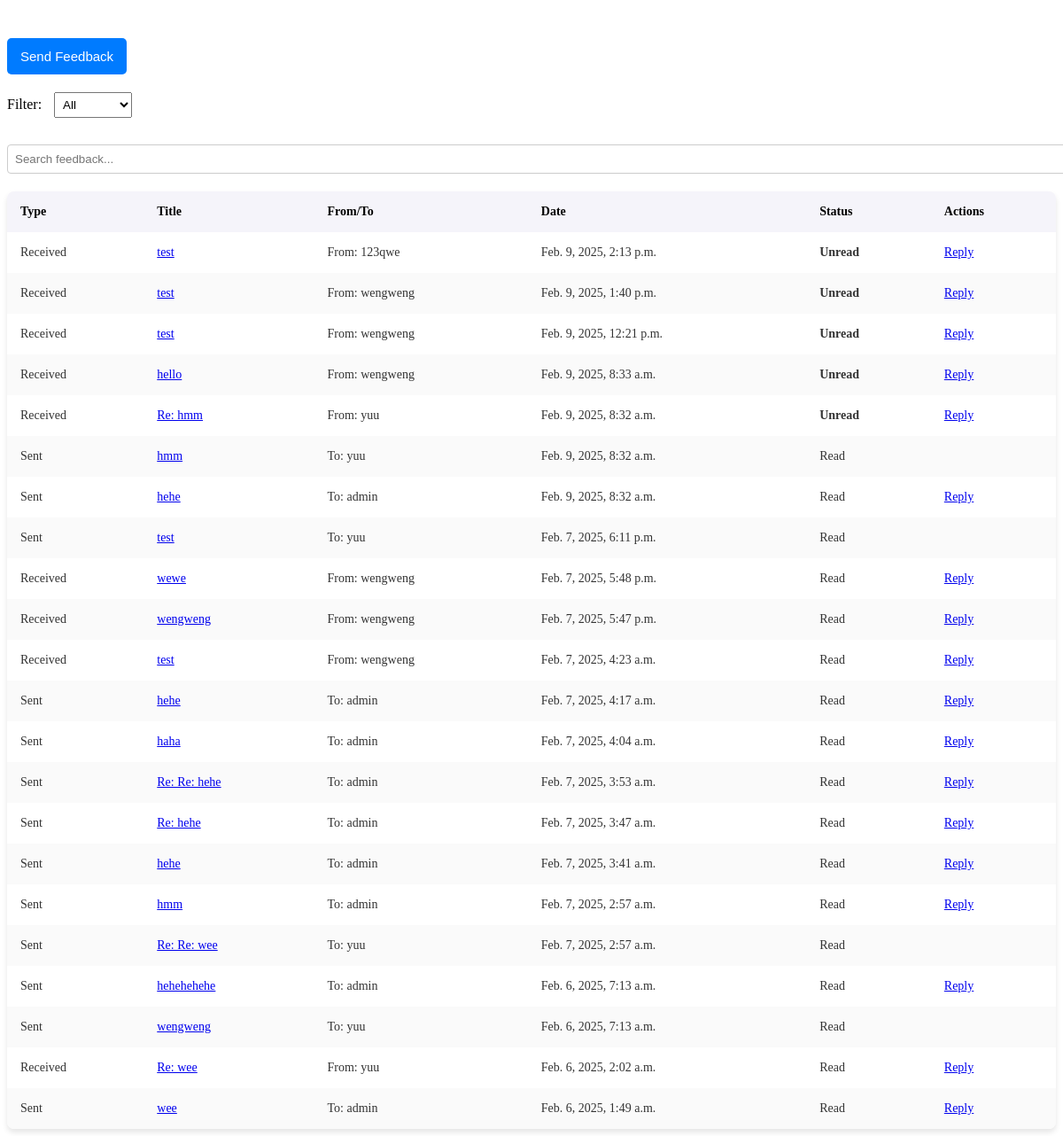
/feedbacks/ (signed in), run on an earlier commit of the app's database.
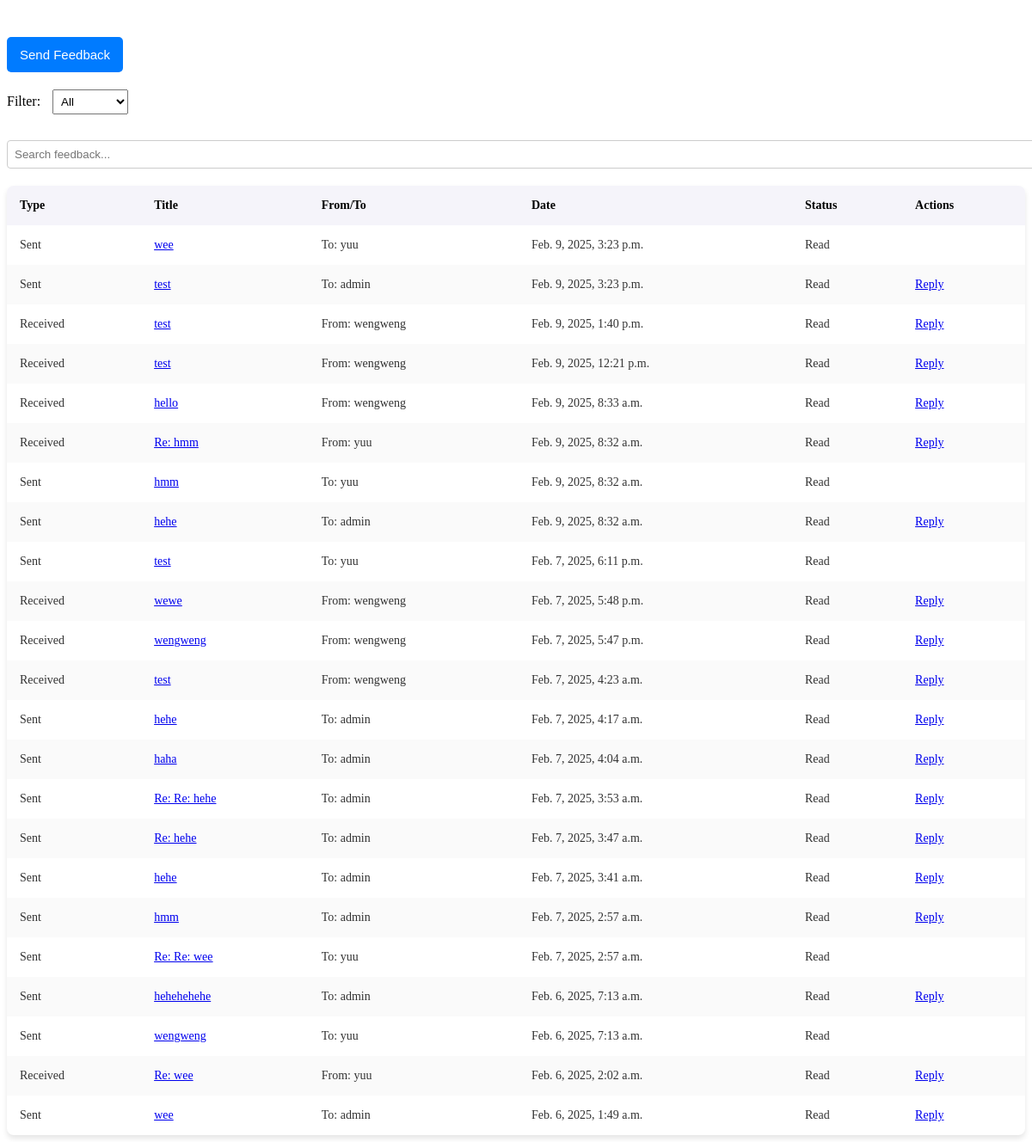
And on a later commit of the database.
### feedbacks/models.py (models this page shows, shortened)
class Feedback(models.Model):
    CATEGORY_CHOICES = [
        ('system/application', 'System/Application'),
        ('aid_programs', 'Aid Programs'),
    ]
    sender = models.ForeignKey(settings.AUTH_USER_MODEL, related_name='sent_feedbacks', on_delete=models.CASCADE)
    receiver = models.ForeignKey(settings.AUTH_USER_MODEL, related_name='received_feedbacks', on_delete=models.CASCADE)
    title = models.CharField(max_length=255)
    message = models.TextField()
    category = models.CharField(max_length=20, choices=CATEGORY_CHOICES)
    attachment = models.FileField(upload_to='feedback_attachments/', blank=True, null=True)
    is_read = models.BooleanField(default=False)  # Track if the feedback is read
    created_at = models.DateTimeField(auto_now_add=True)
    updated_at = models.DateTimeField(auto_now=True)
    class Meta:
        db_table = 'feedback'

### users/models.py (models this page shows, shortened)
class Account(AbstractUser):
    ROLE_LIST = [
        ('student', 'Student'),
        ('officer', 'Aid Officer'),
        ('funder', 'Funder'),
        ('administrator', 'Administrator'),
    ]
    role = models.CharField(max_length=13, choices=ROLE_LIST)
    study_program = models.CharField(max_length=100, blank=True, null=True)  # only for Students
    years_of_study = models.IntegerField(blank=True, null=True)
    gpa = models.FloatField(blank=True, null=True)
    organization_name = models.CharField(max_length=255, blank=True, null=True)
    is_approved = models.BooleanField(default=False)
    phone_number = models.CharField(max_length=15, blank=True, null=True)
    created_at = models.DateTimeField(default=now)
    updated_at = models.DateTimeField(auto_now=True)
    class Meta:
        db_table = 'users_masterlist'

### feedbacks/views.py (the view, shortened to what this page needs)
# urls.py: path('', views.feedback_view, name='feedback_view'),
@login_required
def feedback_view(request):
    tab = request.GET.get('tab', 'received')
    feedback_id = request.GET.get('id')
    all_feedbacks = Feedback.objects.filter(
        Q(sender=request.user) | Q(receiver=request.user)
    ).order_by('-created_at')
    feedback_list = []
    for feedback in all_feedbacks:
        feedback_data = {
            'feedback': feedback,
            'type': 'Sent' if feedback.sender == request.user else 'Received',
        }
        feedback_list.append(feedback_data)
    return render(request, 'feedbacks/feedback.html', {
        'tab': tab,
        'feedback_list': feedback_list,
    })

### feedbacks/templates/feedbacks/feedback.html (shortened to what this page needs)
{% load static %}
<!DOCTYPE html>
<html lang="en">
<head>
    <link rel="stylesheet" href="{% static 'css/feedbacks.css' %}">
</head>
<body>
    <div class="actions">
        <button onclick="openModal('send-feedback')">Send Feedback</button>
    </div>
    <div class="filters">
        <label for="filter-dropdown">Filter:</label>
        <select id="filter-dropdown" onchange="filterFeedback(this.value)">
            <option value="all">All</option>
        </select>
    </div>
    <div class="search-bar">
        <input type="text" id="search-input" placeholder="Search feedback..." onkeyup="filterFeedback()">
    </div>
    <table id="feedback-table">
        <thead>
            <tr>
                <th>Type</th>
                <th>Title</th>
                <th>From/To</th>
                <th>Date</th>
                <th>Status</th>
                <th>Actions</th>
            </tr>
        </thead>
        <tbody>
            {% for item in feedback_list %}
                <tr class="feedback-row {% if item.type == 'Sent' %}sent{% else %}received{% endif %}">
                    <td>{{ item.type }}</td>
                    <td>
                        <a href="#"
                            onclick="showFeedbackContent(
                                '{{ item.feedback.id }}',
                                '{{ item.feedback.title|escapejs }}',
                                '{{ item.feedback.message|escapejs }}',
                                {% if item.feedback.attachment %}'{{ item.feedback.attachment.url|escapejs }}'{% else %}null{% endif %}
                            )">
                            {{ item.feedback.title }}
                        </a>
                    </td>
                    <td>
                        {% if item.type == 'Sent' %}
                            To: {{ item.feedback.receiver.username }}
                        {% else %}
                            From: {{ item.feedback.sender.username }}
                        {% endif %}
                    </td>
                    <td>{{ item.feedback.created_at }}</td>
                    <td id="status-{{item.feedback.id}}">
                        {% if not item.feedback.is_read and item.feedback.receiver == request.user %}
                            <strong>Unread</strong>
                        {% else %}
                            Read
                        {% endif %}
                    </td>
                    <td>
                        {% if item.feedback.receiver == request.user %}
                            <a href="#" onclick="openReplyModal({{ item.feedback.id }})">Reply</a>
                        {% endif %}
                    </td>
                </tr>
            {% empty %}
                <tr>
                    <td colspan="6">No feedback available.</td>
                </tr>
            {% endfor %}
        </tbody>
    </table>
</body>
</html>

### feedbacks/static/css/feedbacks.css (style rules this page uses)
.actions, .filters, .search-bar { margin-bottom: 20px; }
.filters select { padding: 5px; margin-left: 10px; }
.search-bar input { width: 100%; padding: 8px; margin-top: 10px; border: 1px solid #ccc; border-radius: 4px; }
table { width: 100%; border-collapse: collapse; margin-top: 20px; background-color: #fff; box-shadow: 0 4px 6px rgba(0, 0, 0, 0.1); border-radius: 8px; overflow: hidden; }
table th, table td { padding: 15px; text-align: left; }
table th { background-color: #f5f4fa; font-size: 14px; }
table tr:nth-child(even) { background-color: #fafafa; }
table td { font-size: 14px; color: #333; }
button { background-color: #007BFF; color: white; padding: 12px 15px; border: none; border-radius: 5px; cursor: pointer; font-size: 15px; transition: background-color 0.3s ease; margin-top: 35px; }

What changed in the data, as far as the page shows it:
removed Feedback: type "Received", feedback "test", feedback.sender.username "123qwe", feedback.created_at "Feb. 9, 2025, 2:13 p.m.", is_read "Unread"
added Feedback: type "Sent", feedback "wee", feedback.receiver.username "yuu", feedback.created_at "Feb. 9, 2025, 3:23 p.m.", is_read "Read"
added Feedback: type "Sent", feedback "test", feedback.receiver.username "admin", feedback.created_at "Feb. 9, 2025, 3:23 p.m.", is_read "Read"
changed Feedback "Feb. 9, 2025, 1:40 p.m.": is_read "Unread" → "Read"
changed Feedback "Feb. 9, 2025, 12:21 p.m.": is_read "Unread" → "Read"
changed Feedback "hello": is_read "Unread" → "Read"
changed Feedback "Re: hmm": is_read "Unread" → "Read"
